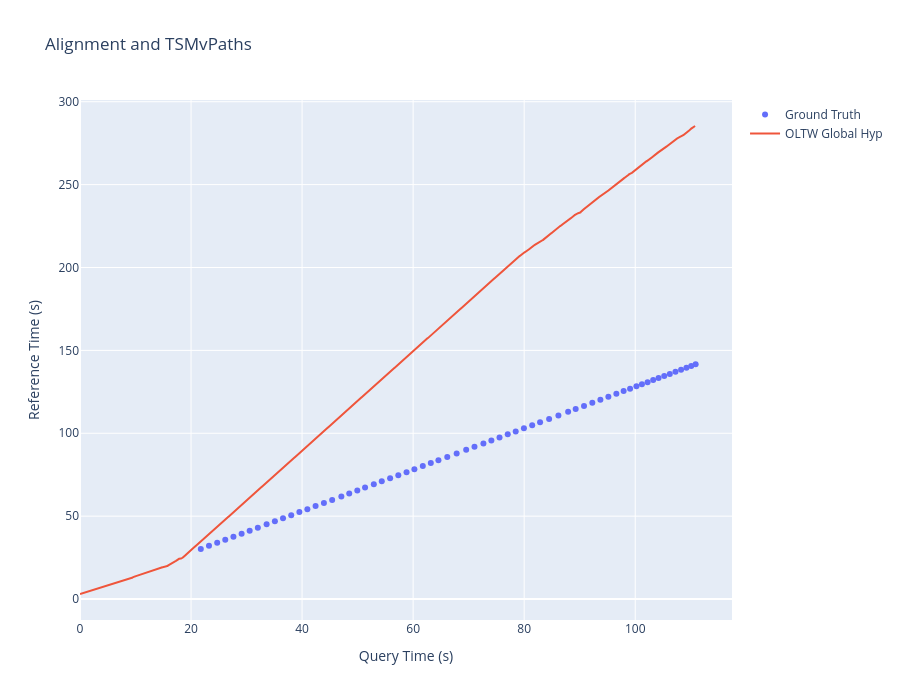

This figure's notebook cell:
### Code cell
# Create a figure
fig = go.Figure()
fig.update_layout(
    title='Alignment and TSMvPaths',
    xaxis_title='Query Time (s)',
    yaxis_title='Reference Time (s)',
    width=900,
    height=700
)
# fig.add_trace(go.Scatter(
#     x=dtw_hyp[0], y=dtw_hyp[1], mode='lines', name='DTW Hyp'
# ))
fig.add_trace(go.Scatter(
    x=gt[0], y=gt[1], mode='markers', name='Ground Truth'
))
# fig.add_trace(go.Scatter(
#     x=noa_mono_hyp[0], y=noa_mono_hyp[1], mode='lines', name='NOA-Mono Hyp'
# ))
# fig.add_trace(go.Scatter(
#     x=oltw_hyp[0], y=oltw_hyp[1], mode='lines', name='OLTW Hyp'
# ))
fig.add_trace(go.Scatter(
    x=oltw_global_hyp[0], y=oltw_global_hyp[1], mode='lines', name='OLTW Global Hyp'
))


fig.show()

### Figure 1 — Plotly figure (JSON) as saved in the notebook; plotly's stock layout.template omitted (floating-point values rounded to 4 significant figures; data arrays with more than 128 entries replaced by an {"elided": "..."} marker saying what was removed)
{"data": [{"mode": "markers", "name": "Ground Truth", "type": "scatter", "x": [21.75, 23.23, 24.71, 26.16, 27.63, 29.11, 30.56, 32.03, 33.61, 35.1, 36.57, 38.04, 39.51, 40.95, 42.43, 43.93, 45.42, 47.07, 48.49, 49.94, 51.34, 52.92, 54.35, 55.85, 57.33, 58.81, 60.23, 61.74, 63.18, 64.56, 66.15, 67.84, 69.55, 71.05, 72.66, 74.09, 75.56, 77.04, 78.47, 79.95, 81.44, 82.86, 84.49, 86.17, 87.92, 89.27, 90.78, 92.27, 93.72, 95.16, 96.6, 97.91, 99.07, 100.2, 101.2, 102.2, 103.2, 104.2, 105.2, 106.2, 107.2, 108.3, 109.2, 110.1, 110.9], "y": [30.24, 32.08, 33.93, 35.75, 37.59, 39.43, 41.24, 43.08, 45.05, 46.92, 48.75, 50.6, 52.44, 54.23, 56.08, 57.96, 59.81, 61.88, 63.66, 65.47, 67.22, 69.19, 70.99, 72.86, 74.71, 76.56, 78.33, 80.22, 82.02, 83.74, 85.73, 87.84, 89.99, 91.86, 93.87, 95.66, 97.49, 99.34, 101.1, 103.0, 104.8, 106.6, 108.7, 110.8, 112.9, 114.6, 116.5, 118.4, 120.2, 122.0, 123.8, 125.4, 126.9, 128.3, 129.6, 130.8, 132.1, 133.3, 134.6, 135.8, 137.1, 138.4, 139.6, 140.7, 141.6]}, {"mode": "lines", "name": "OLTW Global Hyp", "type": "scatter", "x": {"elided": "16034 float values"}, "y": {"elided": "16034 float values"}}], "layout": {"height": 700, "title": {"text": "Alignment and TSMvPaths"}, "width": 900, "xaxis": {"title": {"text": "Query Time (s)"}}, "yaxis": {"title": {"text": "Reference Time (s)"}}}}
